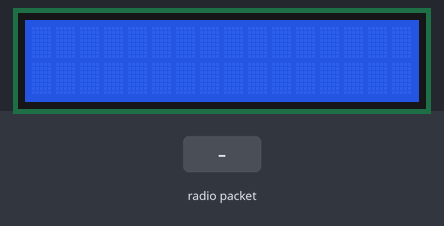
Simulated run of this sketch. Board: Arduino Uno, built with avr-gcc and run on an emulated ATmega328P. Parts: 16×2 character LCD. The test bench sets the inputs (shaded band). No radio packets arrive unless stated; what the sketch prints to the serial monitor is not drawn.

Above: at 1.2 s.
1.3 s: radio packet "1" arrives
At 2.5 s:
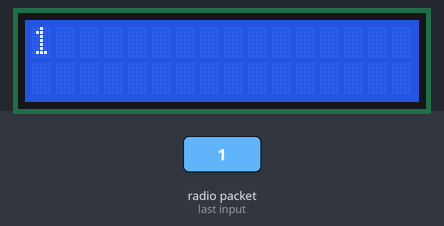
2.8 s: radio packet "0" arrives
At 3.6 s:
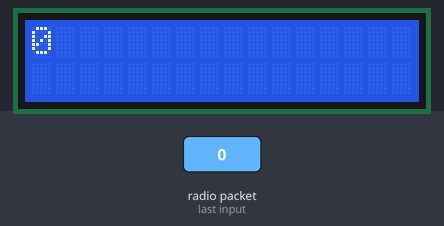
4.3 s: radio packet "2" arrives
At 4.7 s:
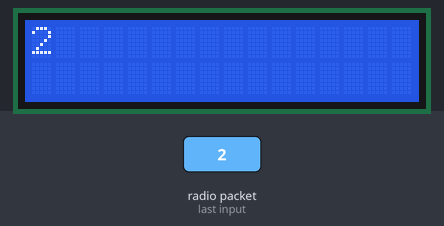
Timing chart, 0 to 7.3 s (numbered marks = the images above; inputs shaded):
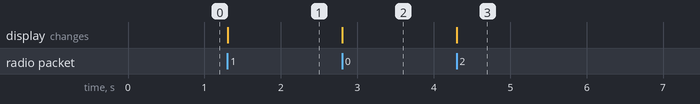

The sketch:

Receiver_Code.ino
```cpp
// Include RadioHead Amplitude Shift Keying Library
#include <RH_ASK.h>
#include <SPI.h>
#include <LiquidCrystal_I2C.h>
LiquidCrystal_I2C lcd(0x27,16,2);
// Create Amplitude Shift Keying Object
RH_ASK rf_driver;

void setup()
{
    // Initialize ASK Object
    rf_driver.init();
    // Setup Serial Monitor
    lcd.init();
    lcd.backlight();
    Serial.begin(9600);
}

void loop()
{
    // Set buffer to size of expected message
    uint8_t buf[20];
    uint8_t buflen = sizeof(buf);

    // Check if received packet is correct size
    if (rf_driver.recv(buf, &buflen))
    {

      // Message received with valid checksum
      Serial.print("Message Received:");
      Serial.println((char*)buf);
      lcd.setCursor(0,0);
      lcd.print((char*)buf);
    }
}
```

Measured:
- after the input at 1.3 s, the display: changes at once (image 1)
- after the input at 2.8 s, the display: changes at once (image 2)
- after the input at 4.3 s, the display: changes at once (image 3)
